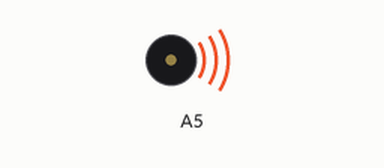
A sketch run on a simulated Arduino Uno, built with avr-gcc and run on an emulated ATmega328P. On the bench: buzzer (waves = sounding).

Above: at 0.1 s.
At 16.6 s:
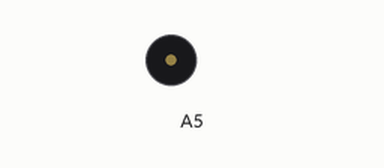
Timing chart, 0 to 18.1 s (numbered marks = the images above):
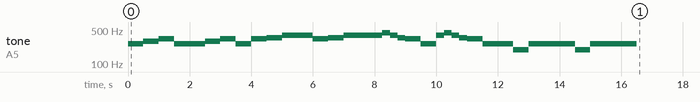

The sketch:

buzzer.ino
```cpp
// plays Panie Janie
namespace Notes
{
  int   g = 195;
  int  c1 = 261;
  int  d1 = 293;
  int  e1 = 329;
  int  f1 = 349;
  int  g1 = 392;
  int  a1 = 440;
  int  h1 = 493;
  int  c2 = 523;
}

using namespace Notes;

void play_sound(int pin, int sound, float len=1, int tempo=500){
  float note_time = len * tempo;
  tone(pin, sound, note_time);
  delay(note_time);
}

void play_sequence(int pin, int* notes, float* note_lens, int notes_size){
  for(int i = 0; i < notes_size; i++){
    play_sound(pin, notes[i], note_lens[i]);
  }
}

void setup() {
  int notes[] = {
    c1, d1, e1, c1, c1, d1, e1, c1,
    e1, f1, g1,     e1, f1, g1,
    g1, a1, g1, f1, e1, c1,
    g1, a1, g1, f1, e1, c1,
    c1, g, c1,
    c1, g, c1
  };
  float note_lens[] = {
    1, 1, 1, 1, 1, 1, 1, 1,
    1, 1, 2,  1, 1 ,2,
    0.5, 0.5, 0.5, 0.5, 1, 1,
    0.5, 0.5, 0.5, 0.5, 1, 1,
    1, 1, 2,
    1, 1, 3
  };

  play_sequence(A5, notes, note_lens, 32);
}

void loop() {

}
```
